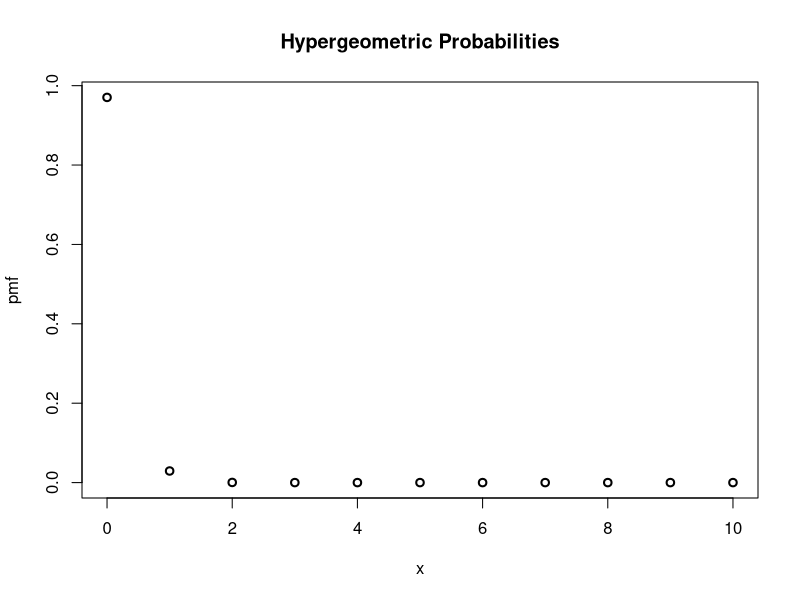
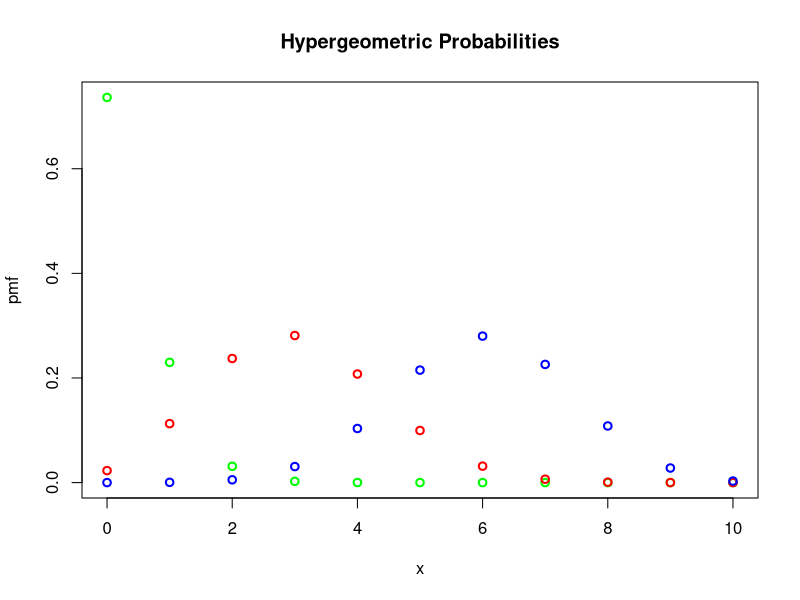

The R source for these figures, in order:
## ---- chunk 1
x = 0:10
prob = dhyper(x, 30, 9970, 10)
print(prob)
plot(x, prob, ylab="pmf", main="Hypergeometric Probabilities", lwd=2)
## ---- chunk 2
y1 = dhyper(x, 30, 970, 10)
y2 = dhyper(x, 30, 70, 10)
y3 = dhyper(x, 30, 20, 10)

plot(x, y1, ylab="pmf", main="Hypergeometric Probabilities", lwd=2, col="green")
lines(x, y2, ylab="pmf", lwd=2, col="red", type="p")
lines(x, y3, ylab="pmf", lwd=2, col="blue", type="p")
